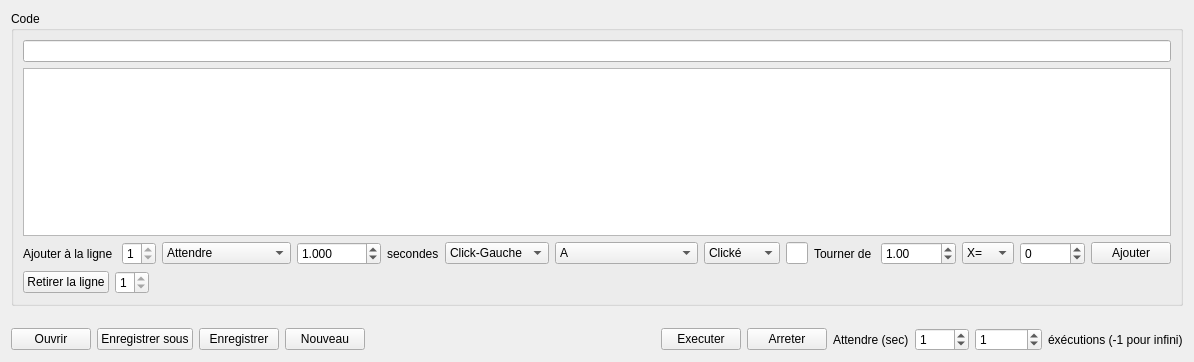
<?xml version="1.0" encoding="UTF-8"?>
<ui version="4.0">
 <class>fenetre</class>
 <widget class="QWidget" name="fenetre">
  <property name="geometry">
   <rect>
    <x>0</x>
    <y>0</y>
    <width>1136</width>
    <height>362</height>
   </rect>
  </property>
  <property name="windowTitle">
   <string>Macro</string>
  </property>
  <layout class="QVBoxLayout" name="verticalLayout">
   <item>
    <widget class="QGroupBox" name="groupBox">
     <property name="title">
      <string>Code</string>
     </property>
     <layout class="QVBoxLayout" name="verticalLayout_2">
      <item>
       <widget class="QLineEdit" name="txtInfo">
        <property name="readOnly">
         <bool>true</bool>
        </property>
       </widget>
      </item>
      <item>
       <widget class="QTextEdit" name="TexteCode"/>
      </item>
      <item>
       <layout class="QHBoxLayout" name="horizontalLayout_2">
        <item>
         <widget class="QLabel" name="label">
          <property name="text">
           <string>Ajouter à la ligne </string>
          </property>
         </widget>
        </item>
        <item>
         <widget class="QSpinBox" name="AddLigne">
          <property name="minimum">
           <number>1</number>
          </property>
          <property name="maximum">
           <number>1</number>
          </property>
         </widget>
        </item>
        <item>
         <widget class="QComboBox" name="AddAction">
          <item>
           <property name="text">
            <string>Attendre</string>
           </property>
          </item>
          <item>
           <property name="text">
            <string>Souris</string>
           </property>
          </item>
          <item>
           <property name="text">
            <string>Clavier</string>
           </property>
          </item>
          <item>
           <property name="text">
            <string>Ecrire</string>
           </property>
          </item>
          <item>
           <property name="text">
            <string>Molette</string>
           </property>
          </item>
          <item>
           <property name="text">
            <string>Déplacer la souris</string>
           </property>
          </item>
          <item>
           <property name="text">
            <string>Vide</string>
           </property>
          </item>
         </widget>
        </item>
        <item>
         <widget class="QDoubleSpinBox" name="AddTemps">
          <property name="decimals">
           <number>3</number>
          </property>
          <property name="maximum">
           <double>86400.000000000000000</double>
          </property>
          <property name="singleStep">
           <double>0.500000000000000</double>
          </property>
          <property name="value">
           <double>1.000000000000000</double>
          </property>
         </widget>
        </item>
        <item>
         <widget class="QLabel" name="AddTempsLbl">
          <property name="text">
           <string>secondes</string>
          </property>
         </widget>
        </item>
        <item>
         <widget class="QComboBox" name="AddBoutonSouris">
          <item>
           <property name="text">
            <string>Click-Gauche</string>
           </property>
          </item>
          <item>
           <property name="text">
            <string>Click-Droit</string>
           </property>
          </item>
          <item>
           <property name="text">
            <string>Click-Molette</string>
           </property>
          </item>
         </widget>
        </item>
        <item>
         <widget class="QComboBox" name="AddTouche">
          <item>
           <property name="text">
            <string>A</string>
           </property>
          </item>
          <item>
           <property name="text">
            <string>B</string>
           </property>
          </item>
          <item>
           <property name="text">
            <string>C</string>
           </property>
          </item>
          <item>
           <property name="text">
            <string>D</string>
           </property>
          </item>
          <item>
           <property name="text">
            <string>E</string>
           </property>
          </item>
          <item>
           <property name="text">
            <string>F</string>
           </property>
          </item>
          <item>
           <property name="text">
            <string>G</string>
           </property>
          </item>
          <item>
           <property name="text">
            <string>H</string>
           </property>
          </item>
          <item>
           <property name="text">
            <string>I</string>
           </property>
          </item>
          <item>
           <property name="text">
            <string>J</string>
           </property>
          </item>
          <item>
           <property name="text">
            <string>K</string>
           </property>
          </item>
          <item>
           <property name="text">
            <string>L</string>
           </property>
          </item>
          <item>
           <property name="text">
            <string>M</string>
           </property>
          </item>
          <item>
           <property name="text">
            <string>N</string>
           </property>
          </item>
          <item>
           <property name="text">
            <string>O</string>
           </property>
          </item>
          <item>
           <property name="text">
            <string>P</string>
           </property>
          </item>
          <item>
           <property name="text">
            <string>Q</string>
           </property>
          </item>
          <item>
           <property name="text">
            <string>R</string>
           </property>
          </item>
          <item>
           <property name="text">
            <string>S</string>
           </property>
          </item>
          <item>
           <property name="text">
            <string>T</string>
           </property>
          </item>
          <item>
           <property name="text">
            <string>U</string>
           </property>
          </item>
          <item>
           <property name="text">
            <string>V</string>
           </property>
          </item>
          <item>
           <property name="text">
            <string>W</string>
           </property>
          </item>
          <item>
           <property name="text">
            <string>X</string>
           </property>
          </item>
          <item>
           <property name="text">
            <string>Y</string>
           </property>
          </item>
          <item>
           <property name="text">
            <string>Z</string>
           </property>
          </item>
          <item>
           <property name="text">
            <string>1 (&amp;)</string>
           </property>
          </item>
          <item>
           <property name="text">
            <string>2 (é)</string>
           </property>
          </item>
          <item>
           <property name="text">
            <string>3 (&quot;)</string>
           </property>
          </item>
          <item>
           <property name="text">
            <string>4 (')</string>
           </property>
          </item>
          <item>
           <property name="text">
            <string>5 (()</string>
           </property>
          </item>
          <item>
           <property name="text">
            <string>6 (-)</string>
           </property>
          </item>
          <item>
           <property name="text">
            <string>7 (è)</string>
           </property>
          </item>
          <item>
           <property name="text">
            <string>8 (_)</string>
           </property>
          </item>
          <item>
           <property name="text">
            <string>9 (ç)</string>
           </property>
          </item>
          <item>
           <property name="text">
            <string>0 (à)</string>
           </property>
          </item>
          <item>
           <property name="text">
            <string>)</string>
           </property>
          </item>
          <item>
           <property name="text">
            <string>=</string>
           </property>
          </item>
          <item>
           <property name="text">
            <string>Ctrl</string>
           </property>
          </item>
          <item>
           <property name="text">
            <string>Shift (Maj)</string>
           </property>
          </item>
          <item>
           <property name="text">
            <string>Alt</string>
           </property>
          </item>
          <item>
           <property name="text">
            <string>Windows</string>
           </property>
          </item>
          <item>
           <property name="text">
            <string>Espace</string>
           </property>
          </item>
          <item>
           <property name="text">
            <string>Alt-Gr</string>
           </property>
          </item>
          <item>
           <property name="text">
            <string>Entrée</string>
           </property>
          </item>
          <item>
           <property name="text">
            <string>Suppr (delete)</string>
           </property>
          </item>
          <item>
           <property name="text">
            <string>Annuler (backspace)</string>
           </property>
          </item>
          <item>
           <property name="text">
            <string>Echap</string>
           </property>
          </item>
          <item>
           <property name="text">
            <string>Flèche_Gauche</string>
           </property>
          </item>
          <item>
           <property name="text">
            <string>Flèche_Droite</string>
           </property>
          </item>
          <item>
           <property name="text">
            <string>Flèche_Haut</string>
           </property>
          </item>
          <item>
           <property name="text">
            <string>Flèche_Bas</string>
           </property>
          </item>
          <item>
           <property name="text">
            <string>F1</string>
           </property>
          </item>
          <item>
           <property name="text">
            <string>F2</string>
           </property>
          </item>
          <item>
           <property name="text">
            <string>F3</string>
           </property>
          </item>
          <item>
           <property name="text">
            <string>F4</string>
           </property>
          </item>
          <item>
           <property name="text">
            <string>F5</string>
           </property>
          </item>
          <item>
           <property name="text">
            <string>F6</string>
           </property>
          </item>
          <item>
           <property name="text">
            <string>F7</string>
           </property>
          </item>
          <item>
           <property name="text">
            <string>F8</string>
           </property>
          </item>
          <item>
           <property name="text">
            <string>F9</string>
           </property>
          </item>
          <item>
           <property name="text">
            <string>F10</string>
           </property>
          </item>
          <item>
           <property name="text">
            <string>F11</string>
           </property>
          </item>
          <item>
           <property name="text">
            <string>F12</string>
           </property>
          </item>
          <item>
           <property name="text">
            <string>Fin (end)</string>
           </property>
          </item>
          <item>
           <property name="text">
            <string>Début</string>
           </property>
          </item>
          <item>
           <property name="text">
            <string>Tab</string>
           </property>
          </item>
          <item>
           <property name="text">
            <string>,</string>
           </property>
          </item>
          <item>
           <property name="text">
            <string>;</string>
           </property>
          </item>
          <item>
           <property name="text">
            <string>:</string>
           </property>
          </item>
          <item>
           <property name="text">
            <string>!</string>
           </property>
          </item>
          <item>
           <property name="text">
            <string>^</string>
           </property>
          </item>
          <item>
           <property name="text">
            <string>$</string>
           </property>
          </item>
          <item>
           <property name="text">
            <string>ù</string>
           </property>
          </item>
          <item>
           <property name="text">
            <string>*</string>
           </property>
          </item>
          <item>
           <property name="text">
            <string>Imprim_écran</string>
           </property>
          </item>
         </widget>
        </item>
        <item>
         <widget class="QComboBox" name="AddEtat">
          <item>
           <property name="text">
            <string>Clické</string>
           </property>
          </item>
          <item>
           <property name="text">
            <string>Pressé</string>
           </property>
          </item>
          <item>
           <property name="text">
            <string>Relaché</string>
           </property>
          </item>
         </widget>
        </item>
        <item>
         <widget class="QLineEdit" name="txtEcrire"/>
        </item>
        <item>
         <widget class="QLabel" name="AddTourMoletteLbl">
          <property name="text">
           <string>Tourner de </string>
          </property>
         </widget>
        </item>
        <item>
         <widget class="QDoubleSpinBox" name="AddTourMolette">
          <property name="minimum">
           <double>-9999.000000000000000</double>
          </property>
          <property name="maximum">
           <double>9999.000000000000000</double>
          </property>
          <property name="value">
           <double>1.000000000000000</double>
          </property>
         </widget>
        </item>
        <item>
         <widget class="QComboBox" name="AddDeplaceType">
          <item>
           <property name="text">
            <string>X=</string>
           </property>
          </item>
          <item>
           <property name="text">
            <string>Y=</string>
           </property>
          </item>
          <item>
           <property name="text">
            <string>X~=</string>
           </property>
          </item>
          <item>
           <property name="text">
            <string>Y~=</string>
           </property>
          </item>
         </widget>
        </item>
        <item>
         <widget class="QSpinBox" name="AddDeplace">
          <property name="minimum">
           <number>-10000</number>
          </property>
          <property name="maximum">
           <number>10000</number>
          </property>
          <property name="value">
           <number>0</number>
          </property>
         </widget>
        </item>
        <item>
         <widget class="QPushButton" name="bAjouter">
          <property name="text">
           <string>Ajouter</string>
          </property>
         </widget>
        </item>
        <item>
         <spacer name="horizontalSpacer_5">
          <property name="orientation">
           <enum>Qt::Horizontal</enum>
          </property>
          <property name="sizeHint" stdset="0">
           <size>
            <width>40</width>
            <height>20</height>
           </size>
          </property>
         </spacer>
        </item>
       </layout>
      </item>
      <item>
       <layout class="QHBoxLayout" name="horizontalLayout_3">
        <item>
         <widget class="QPushButton" name="bRetirer">
          <property name="text">
           <string>Retirer la ligne</string>
          </property>
         </widget>
        </item>
        <item>
         <widget class="QSpinBox" name="RetireLigne">
          <property name="minimum">
           <number>1</number>
          </property>
          <property name="maximum">
           <number>1</number>
          </property>
         </widget>
        </item>
        <item>
         <spacer name="horizontalSpacer_3">
          <property name="orientation">
           <enum>Qt::Horizontal</enum>
          </property>
          <property name="sizeHint" stdset="0">
           <size>
            <width>40</width>
            <height>20</height>
           </size>
          </property>
         </spacer>
        </item>
       </layout>
      </item>
     </layout>
    </widget>
   </item>
   <item>
    <spacer name="verticalSpacer">
     <property name="orientation">
      <enum>Qt::Vertical</enum>
     </property>
     <property name="sizeHint" stdset="0">
      <size>
       <width>20</width>
       <height>40</height>
      </size>
     </property>
    </spacer>
   </item>
   <item>
    <layout class="QHBoxLayout" name="horizontalLayout">
     <item>
      <widget class="QPushButton" name="bOuvrir">
       <property name="text">
        <string>Ouvrir</string>
       </property>
      </widget>
     </item>
     <item>
      <widget class="QPushButton" name="bEnregistrerSous">
       <property name="text">
        <string>Enregistrer sous</string>
       </property>
      </widget>
     </item>
     <item>
      <widget class="QPushButton" name="bEnregistrer">
       <property name="text">
        <string>Enregistrer</string>
       </property>
      </widget>
     </item>
     <item>
      <widget class="QPushButton" name="bNouveau">
       <property name="text">
        <string>Nouveau</string>
       </property>
      </widget>
     </item>
     <item>
      <spacer name="horizontalSpacer">
       <property name="orientation">
        <enum>Qt::Horizontal</enum>
       </property>
       <property name="sizeHint" stdset="0">
        <size>
         <width>40</width>
         <height>20</height>
        </size>
       </property>
      </spacer>
     </item>
     <item>
      <widget class="QPushButton" name="bExecuter">
       <property name="text">
        <string>Executer</string>
       </property>
      </widget>
     </item>
     <item>
      <widget class="QPushButton" name="bCancel">
       <property name="text">
        <string>Arreter</string>
       </property>
      </widget>
     </item>
     <item>
      <widget class="QLabel" name="label_2">
       <property name="text">
        <string>Attendre (sec)</string>
       </property>
      </widget>
     </item>
     <item>
      <widget class="QSpinBox" name="tempsExec">
       <property name="maximum">
        <number>3600</number>
       </property>
       <property name="value">
        <number>1</number>
       </property>
      </widget>
     </item>
     <item>
      <widget class="QSpinBox" name="repete">
       <property name="minimum">
        <number>-1</number>
       </property>
       <property name="maximum">
        <number>2147483647</number>
       </property>
       <property name="value">
        <number>1</number>
       </property>
      </widget>
     </item>
     <item>
      <widget class="QLabel" name="label_4">
       <property name="text">
        <string>éxécutions (-1 pour infini)</string>
       </property>
      </widget>
     </item>
    </layout>
   </item>
  </layout>
 </widget>
 <resources/>
 <connections/>
</ui>
